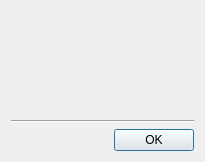
<?xml version="1.0" encoding="UTF-8"?>
<ui version="4.0">
 <class>tt3::gui::ManageMyDayDialog</class>
 <widget class="QDialog" name="tt3::gui::ManageMyDayDialog">
  <property name="geometry">
   <rect>
    <x>0</x>
    <y>0</y>
    <width>205</width>
    <height>162</height>
   </rect>
  </property>
  <property name="windowTitle">
   <string>Manage my day</string>
  </property>
  <property name="windowIcon">
   <iconset resource="tt3-gui.qrc">
    <normaloff>:/tt3-gui/Resources/Images/Misc/MyDayLarge.png</normaloff>:/tt3-gui/Resources/Images/Misc/MyDayLarge.png</iconset>
  </property>
  <property name="modal">
   <bool>true</bool>
  </property>
  <layout class="QGridLayout" name="gridLayout">
   <item row="0" column="0">
    <widget class="QWidget" name="managerPanel" native="true"/>
   </item>
   <item row="1" column="0">
    <widget class="Line" name="line">
     <property name="orientation">
      <enum>Qt::Orientation::Horizontal</enum>
     </property>
    </widget>
   </item>
   <item row="2" column="0">
    <widget class="QDialogButtonBox" name="buttonBox">
     <property name="orientation">
      <enum>Qt::Orientation::Horizontal</enum>
     </property>
     <property name="standardButtons">
      <set>QDialogButtonBox::StandardButton::Ok</set>
     </property>
    </widget>
   </item>
  </layout>
 </widget>
 <resources>
  <include location="tt3-gui.qrc"/>
 </resources>
 <connections>
  <connection>
   <sender>buttonBox</sender>
   <signal>accepted()</signal>
   <receiver>tt3::gui::ManageMyDayDialog</receiver>
   <slot>accept()</slot>
   <hints>
    <hint type="sourcelabel">
     <x>248</x>
     <y>254</y>
    </hint>
    <hint type="destinationlabel">
     <x>157</x>
     <y>274</y>
    </hint>
   </hints>
  </connection>
  <connection>
   <sender>buttonBox</sender>
   <signal>rejected()</signal>
   <receiver>tt3::gui::ManageMyDayDialog</receiver>
   <slot>reject()</slot>
   <hints>
    <hint type="sourcelabel">
     <x>316</x>
     <y>260</y>
    </hint>
    <hint type="destinationlabel">
     <x>286</x>
     <y>274</y>
    </hint>
   </hints>
  </connection>
 </connections>
</ui>
